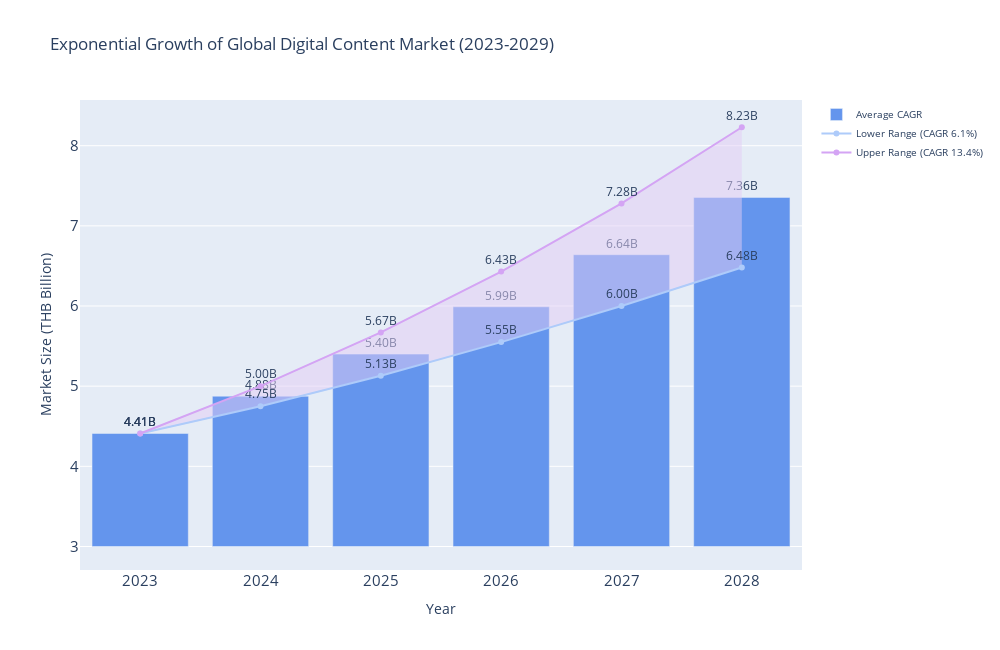

Notebook code for this chart:
### Code cell
import numpy as np
import plotly.graph_objects as go

# Define the years
years = np.arange(2023, 2029)

# Sample data for market sizes (replace these with your actual data)
market_size_6_1_thb = np.array([4.41, 4.75, 5.13, 5.55, 6.00, 6.48])  # Sample data for CAGR 6.1%
market_size_13_4_thb = np.array([4.41, 5.00, 5.67, 6.43, 7.28, 8.23])  # Sample data for CAGR 13.4%

# Calculate average CAGR values
avg_cagr = [(m6 + m13) / 2 for m6, m13 in zip(market_size_6_1_thb, market_size_13_4_thb)]

# Define the starting point for the bar graph
start_point = 3

# Create traces for the plotly graph
trace1 = go.Scatter(
    x=years,
    y=market_size_6_1_thb,
    mode='lines+markers+text',
    name='Lower Range (CAGR 6.1%)',
    line=dict(color='#AECBFA'),
    text=[f'{size:.2f}B' for size in market_size_6_1_thb],
    textposition='top center'
)

trace2 = go.Scatter(
    x=years,
    y=market_size_13_4_thb,
    mode='lines+markers+text',
    name='Upper Range (CAGR 13.4%)',
    line=dict(color='#D4A4F4'),
    text=[f'{size:.2f}B' for size in market_size_13_4_thb],
    textposition='top center'
)

# Create the fill between the two lines
fill_between = go.Scatter(
    x=np.concatenate([years, years[::-1]]).tolist(),
    y=np.concatenate([market_size_6_1_thb, market_size_13_4_thb[::-1]]).tolist(),
    fill='toself',
    fillcolor='rgba(227, 206, 246, 0.5)',
    line=dict(color='rgba(255,255,255,0)'),
    showlegend=False
)

# Create the bar graph for average CAGR starting from 2
trace_avg_cagr = go.Bar(
    x=years,
    y=[size - start_point for size in avg_cagr],
    base=start_point,
    name='Average CAGR',
    marker=dict(color='cornflowerblue'),  # Solid color for full opacity
    text=[f'{size:.2f}B' for size in avg_cagr],
    textposition='outside'
)

# Create the figure
fig = go.Figure()

# Add traces in the correct order
fig.add_trace(fill_between)
fig.add_trace(trace_avg_cagr)
fig.add_trace(trace1)
fig.add_trace(trace2)

# Update layout
fig.update_layout(
    title='Exponential Growth of Global Digital Content Market (2023-2029)',
    xaxis_title='Year',
    yaxis_title='Market Size (THB Billion)',
    width=1000,  # Adjusted figure width
    height=650,  # Adjusted figure height
    barmode='overlay',  # Overlay the bar graph on top of the lines
    legend=dict(font=dict(size=10)),
    xaxis=dict(tickfont=dict(size=15)),
    yaxis=dict(tickfont=dict(size=15))
)

# Show the figure
fig.show()

### Figure 1 — Plotly figure (JSON) as saved in the notebook; plotly's stock layout.template omitted (floating-point values rounded to 4 significant figures)
{"data": [{"fill": "toself", "fillcolor": "rgba(227, 206, 246, 0.5)", "line": {"color": "rgba(255,255,255,0)"}, "showlegend": false, "type": "scatter", "x": [2023, 2024, 2025, 2026, 2027, 2028, 2028, 2027, 2026, 2025, 2024, 2023], "y": [4.41, 4.75, 5.13, 5.55, 6, 6.48, 8.23, 7.28, 6.43, 5.67, 5, 4.41]}, {"base": 3, "marker": {"color": "cornflowerblue"}, "name": "Average CAGR", "text": ["4.41B", "4.88B", "5.40B", "5.99B", "6.64B", "7.36B"], "textposition": "outside", "type": "bar", "x": [2023, 2024, 2025, 2026, 2027, 2028], "y": [1.41, 1.875, 2.4, 2.99, 3.64, 4.355]}, {"line": {"color": "#AECBFA"}, "mode": "lines+markers+text", "name": "Lower Range (CAGR 6.1%)", "text": ["4.41B", "4.75B", "5.13B", "5.55B", "6.00B", "6.48B"], "textposition": "top center", "type": "scatter", "x": [2023, 2024, 2025, 2026, 2027, 2028], "y": [4.41, 4.75, 5.13, 5.55, 6, 6.48]}, {"line": {"color": "#D4A4F4"}, "mode": "lines+markers+text", "name": "Upper Range (CAGR 13.4%)", "text": ["4.41B", "5.00B", "5.67B", "6.43B", "7.28B", "8.23B"], "textposition": "top center", "type": "scatter", "x": [2023, 2024, 2025, 2026, 2027, 2028], "y": [4.41, 5, 5.67, 6.43, 7.28, 8.23]}], "layout": {"barmode": "overlay", "height": 650, "legend": {"font": {"size": 10}}, "title": {"text": "Exponential Growth of Global Digital Content Market (2023-2029)"}, "width": 1000, "xaxis": {"tickfont": {"size": 15}, "title": {"text": "Year"}}, "yaxis": {"tickfont": {"size": 15}, "title": {"text": "Market Size (THB Billion)"}}}}
